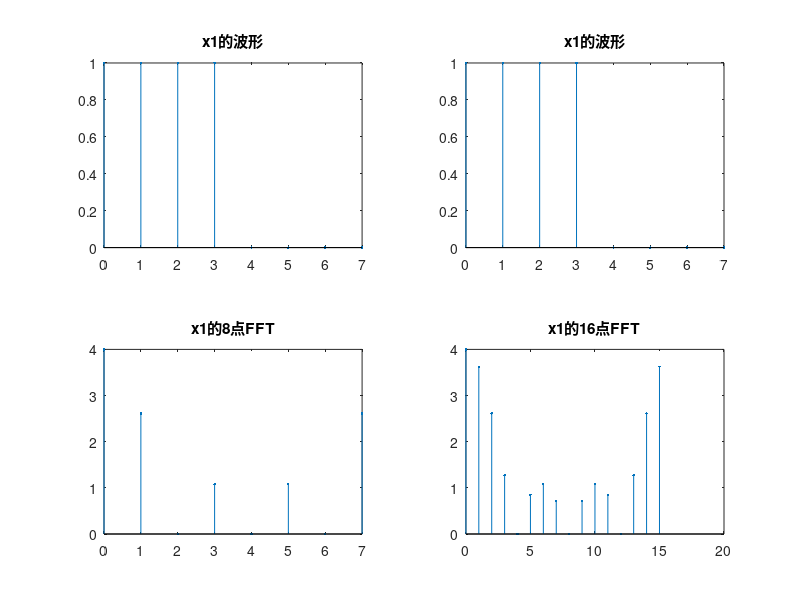
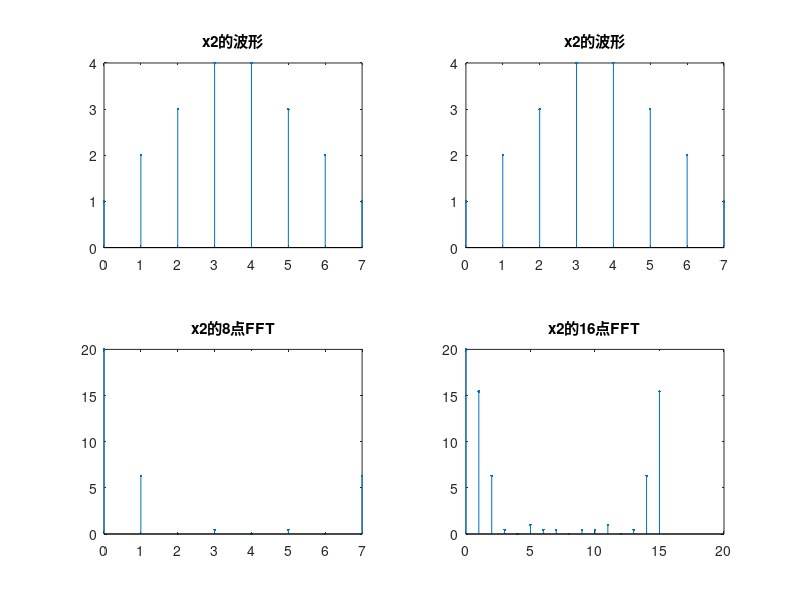
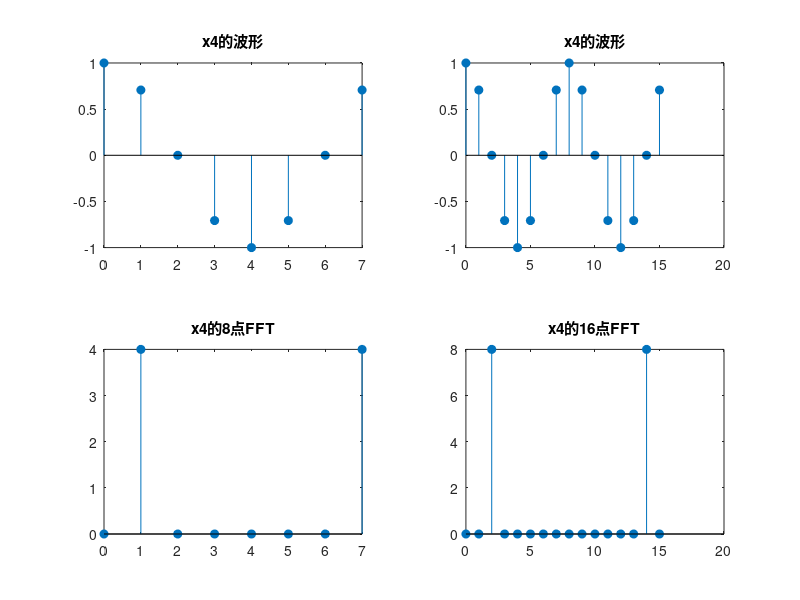
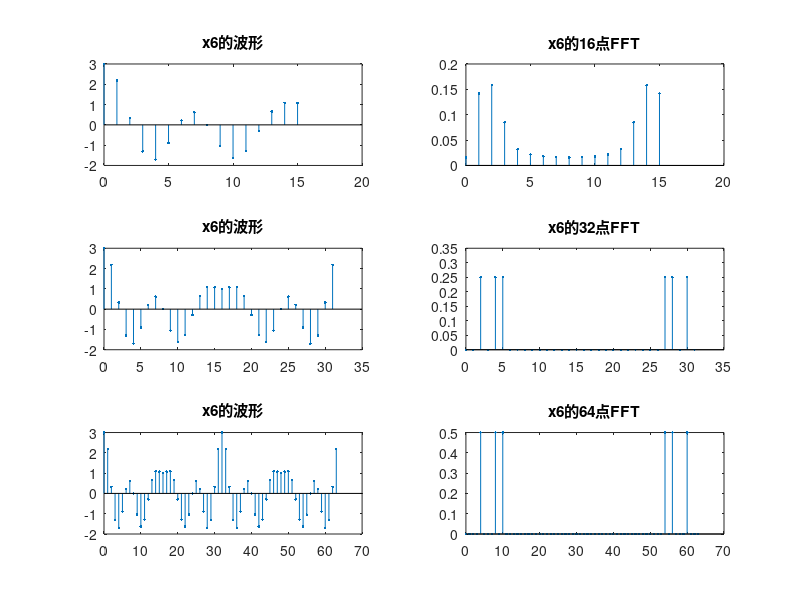

MATLAB code to generate these figures, in order: (Note: this script raises an error after producing the figures.)
n = 0:7;
% 信号 x1(n)
x1 = [1,1,1,1,0,0,0,0]; % R4(n)

%信号 x2(n)
x2 = zeros(size(n));
for i = 1:length(n)
    if n(i) >= 1 && n(i) <= 3
        x2(i) = n(i) + 1;
    elseif n(i) >= 4 && n(i) <= 7
        x2(i) = 8 - n(i);
    end
end

% 信号 x3(n)
x3 = zeros(size(n));
for i = 1:length(n)
    if n(i) >= 0 && n(i) <= 3
        x3(i) = 4 - n(i);
    elseif n(i) >= 4 && n(i) <= 7
        x3(i) = n(i) - 3;
    end
end

% 信号 x4(n)
x4 = cos(pi/4 * n);

% 信号 x5(n)
x5 = sin(pi/8 * n);

% 信号 x6(t)
t = 0:0.01:1; % 时间范围
x6 = cos(8 * pi * t) + cos(16 * pi * t) + cos(20 * pi * t);

% 绘制信号
figure(100);
subplot(3, 2, 1), stem(n, x1), title('x1(n)');
subplot(3, 2, 2), stem(n, x2), title('x2(n)');
subplot(3, 2, 3), stem(n, x3), title('x3(n)');
subplot(3, 2, 4), stem(n, x4), title('x4(n)');
subplot(3, 2, 5), stem(n, x5), title('x5(n)');
subplot(3, 2, 6), plot(t, x6), title('x6(t)');

%第一题
N1=8;
N2=16;
N3=32;
x1=[1,1,1,1,0,0,0,0];
y_1=[1,1,1,1];

xk_1=fft(x1,N1);
yk_1=fft(y_1,N2);

figure(1);
subplot(2,2,1);stem(0:length(x1)-1,x1,'.');title('x1的波形');
subplot(2,2,3);stem(0:N1-1,abs(xk_1),'.');title('x1的8点FFT');
subplot(2,2,2);stem(0:length(x1)-1,x1,'.');title('x1的波形');
subplot(2,2,4);stem(0:N2-1,abs(yk_1),'.');title('x1的16点FFT');

%第二题
x_2=[1,2,3,4,4,3,2,1];
y_2=[1,2,3,4,4,3,2,1];

xk_2=fft(x_2,N1);
yk_2=fft(y_2,N2);

figure(2);
subplot(2,2,1);stem(0:length(x_2)-1,x_2,'.');title('x2的波形');
subplot(2,2,3);stem(0:N1-1,abs(xk_2),'.');title('x2的8点FFT');
subplot(2,2,2);stem(0:length(x_2)-1,x_2,'.');title('x2的波形');
subplot(2,2,4);stem(0:N2-1,abs(yk_2),'.');title('x2的16点FFT');

%第三题
n1=0:7;
x_4=cos(pi/4*n1);
n2=0:15;
y_4=cos(pi/4*n2);

xk_4=fft(x_4,N1);
yk_4=fft(y_4,N2);

figure(3);
subplot(2,2,1);stem(0:length(x_4)-1,x_4,'filled');title('x4的波形');
subplot(2,2,3);stem(0:N1-1,abs(xk_4),'filled');title('x4的8点FFT');
subplot(2,2,2);stem(0:length(y_4)-1,y_4,'filled');title('x4的波形');
subplot(2,2,4);stem(0:N2-1,abs(yk_4),'filled');title('x4的16点FFT');

%第三点五题
n1=0:7;%8点
x_3_5=sin(pi/8*n1);
n2=0:15;%16点
y_3_5=sin(pi/8*n2);
n3=0:31;%32点
z_3_5=sin(pi/8*n3);

xk_3_5=fft(x_3_5,N1);
yk_3_5=fft(y_3_5,N2);
zk_3_5=fft(z_3_5,N3);

figure(9);
subplot(3,2,1);stem(0:length(x_3_5)-1,x_3_5,"filled");title("x5的波形");
subplot(3,2,3);stem(0:length(y_3_5)-1,y_3_5,"filled");title("x5的波形");%16点
subplot(3,2,5);stem(0:length(z_3_5)-1,z_3_5,"filled");title("x5的波形");%32点
subplot(3,2,2);stem(0:N1-1,abs(xk_3_5),'filled');title('x5的8点FFT');
subplot(3,2,4);stem(0:N2-1,abs(yk_3_5),'filled');title('x5的16点FFT');
subplot(3,2,6);stem(0:N3-1,abs(zk_3_5),'filled');title('x5的32点FFT');

%第四题
N3=32;
N4=64;
n1=0:15;
n2=0:31;
n3=0:63;
fs_64=64;
x_6_1=cos(1/8*pi*n1)+cos(1/4*pi*n1)+cos(5/16*pi*n1);
x_6_2=cos(1/8*pi*n2)+cos(1/4*pi*n2)+cos(5/16*pi*n2);
x_6_3=cos(1/8*pi*n3)+cos(1/4*pi*n3)+cos(5/16*pi*n3);

xk_6_1=1/fs_64*fft(x_6_1,N2);
xk_6_2=1/fs_64*fft(x_6_2,N3);
xk_6_3=1/fs_64*fft(x_6_3,N4);
figure(4);
subplot(3,2,1);stem(0:length(x_6_1)-1,x_6_1,'.');title('x6的波形');
subplot(3,2,2);stem(0:N2-1,abs(xk_6_1),'.');title('x6的16点FFT');
subplot(3,2,3);stem(0:length(x_6_2)-1,x_6_2,'.');title('x6的波形');
subplot(3,2,4);stem(0:N3-1,abs(xk_6_2),'.');title('x6的32点FFT');
subplot(3,2,5);stem(0:length(x_6_3)-1,x_6_3,'.');title('x6的波形');
subplot(3,2,6);stem(0:N4-1,abs(xk_6_3),'.');title('x6的64点FFT');

%第五题
[xn, fs] = audioread('motherland.wav'); 
x_5= xn(8000:8199);
N_5 = 512;
X = fft(x_5, N_5); 
f = (0:N_5-1)*(2*pi/N_5); %f = (0:N_5-1)*(fs/N_5);
M = abs(X); 
N_5 = angle(X);   

% 绘制幅度谱
figure(5);
subplot(2, 1, 1);
plot(f/pi, M);%plot(f, M);
title('频谱幅度谱（N=512）');
xlabel('角频率/pi (rad/s)');%xlabel('频率 (Hz)')
ylabel('幅度');
grid on;

% 绘制相位谱
subplot(2, 1, 2);
plot(f/pi, N_5);%plot(f/pi, N_5);
title('频谱相位谱（N=512）');
xlabel('角频率/pi (rad/s)');%xlabel('频率 (Hz)')
ylabel('相位 (弧度)');
grid on;

%第六题
A=imread("lena.bmp");
figure(6);
subplot(311)
imshow(A);
title("原图");
fftI=fft2(A);%二维离散傅里叶变换
A1=abs(fftI);%取模值
%限制幅度在[0,255]
B1=(A1-min(min(A1)))/(max(max(A1))-min(min(A1)))*255;
subplot(312)
imshow(B1);title("二位幅度谱图");
B2=fftshift(B1);
subplot(313)
imshow(B2);title("移到中心位置的二维频谱图");

%思考题一
x_think_1_2=[1,2,3,4,4,3,2,1];
y_think_1_2=[1,2,3,4,4,3,2,1,0,0,0,0,0,0,0,0];
x_think_1_3=[4,3,2,1,1,2,3,4];
y_think_1_3=[4,3,2,1,1,2,3,4,0,0,0,0,0,0,0,0];

xk_think_1_2=fft(x_think_1_2,N1);%N1=8 N2=16
yk_think_1_2=fft(y_think_1_2,N2);
xk_think_1_3=fft(x_think_1_3,N1);
yk_think_1_3=fft(y_think_1_3,N2);

figure(7);
%x2(n)相关
subplot(4,2,1);stem(0:length(x_think_1_2)-1,x_think_1_2,'.');title('x2的波形');
subplot(4,2,3);stem(0:N1-1,abs(xk_think_1_2),'.');title('x2的8点FFT');
subplot(4,2,2);stem(0:length(y_think_1_2)-1,y_think_1_2,'.');title('x2的波形');
subplot(4,2,4);stem(0:N2-1,abs(yk_think_1_2),'.');title('x2的16点FFT');
%x3(n)相关
subplot(4,2,5);stem(0:length(x_think_1_3)-1,x_think_1_3,'.');title('x3的波形');
subplot(4,2,7);stem(0:N1-1,abs(xk_think_1_3),'.');title('x3的8点FFT');
subplot(4,2,6);stem(0:length(y_think_1_3)-1,y_think_1_3,'.');title('x3的波形');
subplot(4,2,8);stem(0:N2-1,abs(yk_think_1_3),'.');title('x3的16点FFT');

%思考题二

%思考题三
x_think_3=[1,1,2,2,3,3,2,2,1,1];
%第一小问
%x_think_3_1=[1,2,3,2,1];
x_think_3_1=x_think_3(1:2:end);
%第二小问
x_think_3_2=[1,0,1,0,2,0,2,0,3,0,3,0,2,0,2,0,1,0,1];
%x_think_3_2= zeros(1, 2 * length(x_think_3) - 1);  % 创建插入0后的新向量
%x_think_3_2(1:2:end)=x_think_3;
%第三小问
N_think_3=512;
xk_think_3=fft(x_think_3,N_think_3);
xk_think_3_1=fft(x_think_3_1,N_think_3);
xk_think_3_2=fft(x_think_3_2,N_think_3);

f_think_3=(0:N_think_3-1)*(2*pi/N_think_3);%频率

figure(8)
subplot(311);
plot(f_think_3/pi,abs(xk_think_3));
title('原x序列连续幅度频谱图');
xlabel('频率/pi (rad/s)');
ylabel('幅度');
grid on;

subplot(312);
plot(f_think_3/pi,abs(xk_think_3_1));
title('x抽取后x1的连续幅度频谱图');
xlabel('频率/pi (rad/s)');
ylabel('幅度');
grid on;

subplot(313);
plot(f_think_3/pi,abs(xk_think_3_2));
title('x插入0后x2的连续幅度频谱图');
xlabel('频率/pi (rad/s)');
ylabel('幅度');
grid on;
